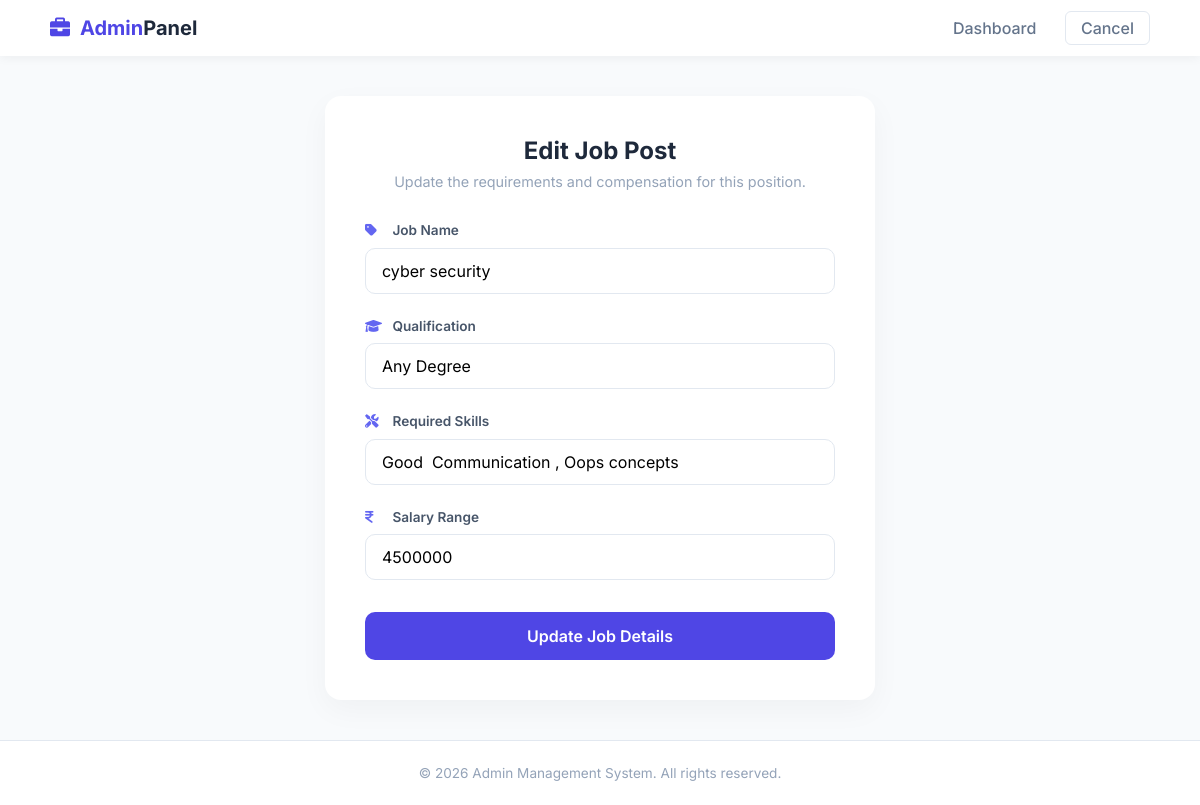
Page /job_list_main_edit/3/ on the committed database.
### final_app/models.py (models this page shows, shortened)
class addjob(models.Model):
     admin = models.ForeignKey(adminmodel, on_delete=models.CASCADE, related_name='posted_jobs', null=True)
     job_name=models.CharField(max_length=200)
     job_salary=models.IntegerField()
     job_skill=models.CharField(max_length=520)
     job_qualification=models.CharField(max_length=200,null=True)

### final_app/views.py (the view)
# urls.py: path('job_list_main_edit/<int:pk>/',views.job_list_main_edit,name='job_list_main_edit'),
def job_list_main_edit(request,pk):
    ad=addjob.objects.get(id=pk)
    return render (request,'job_list_main_edit.html',{'a':ad}  )

### final_app/templates/job_list_main_edit.html (shortened to what this page needs)
<!DOCTYPE html>
<html lang="en">
<head>
    {% load static %}
    <link rel="stylesheet" href="{% static 'css/job_list_main_edit_load.css' %}">
    <link rel="stylesheet" href="https://cdnjs.cloudflare.com/ajax/libs/font-awesome/6.0.0/css/all.min.css">
</head>
<body>
    <header class="main-header">
        <div class="header-container">
            <div class="logo">
                <i class="fas fa-briefcase"></i>
                <span>Admin<span>Panel</span></span>
            </div>
            <nav>
                <a href="{% url 'main_admin' %}">Dashboard</a>
                <a href="javascript:history.back()" class="back-btn">Cancel</a>
            </nav>
        </div>
    </header>
    <main class="content-wrapper">
        <div class="edit-card">
            <div class="card-title">
                <h2>Edit Job Post</h2>
                <p>Update the requirements and compensation for this position.</p>
            </div>
            <form action="{% url 'job_list_main_edit_load' a.id %}" method="post">
                <div class="form-group">
                    <label><i class="fas fa-tag"></i> Job Name</label>
                    <input type="text" name="name" value="{{a.job_name}}" placeholder="e.g. Software Engineer" required>
                </div>
                <div class="form-group">
                    <label><i class="fas fa-graduation-cap"></i> Qualification</label>
                    <input type="text" name="quali" value="{{a.job_qualification}}" placeholder="e.g. B.Tech / MCA" required>
                </div>
                <div class="form-group">
                    <label><i class="fas fa-tools"></i> Required Skills</label>
                    <input type="text" name="skill" value="{{a.job_skill}}" placeholder="e.g. Python, Django, React" required>
                </div>
                <div class="form-group">
                    <label><i class="fas fa-indian-rupee-sign"></i> Salary Range</label>
                    <input type="text" name="salary" value="{{a.job_salary}}" placeholder="e.g. 5LPA - 8LPA" required>
                </div>
                <div class="form-actions">
                    <button type="submit" class="btn-done">Update Job Details</button>
                </div>
            </form>
        </div>
    </main>
    <footer class="main-footer">
        <p>&copy; 2026 Admin Management System. All rights reserved.</p>
    </footer>
</body>
</html>

### static/css/job_list_main_edit_load.css (style rules this page uses)
* { margin: 0; padding: 0; box-sizing: border-box; font-family: 'Inter', sans-serif; }
body { background-color: #f8fafc; display: flex; flex-direction: column; min-height: 100vh; color: #334155; }
.main-header { background: #ffffff; padding: 1rem 2rem; box-shadow: 0 2px 10px rgba(0,0,0,0.05); position: sticky; top: 0; z-index: 1000; }
.header-container { max-width: 1100px; margin: 0 auto; display: flex; justify-content: space-between; align-items: center; }
.logo { font-size: 1.25rem; font-weight: 700; color: #4f46e5; display: flex; align-items: center; gap: 10px; }
.logo span span { color: #1e293b; }
nav a { text-decoration: none; color: #64748b; font-weight: 500; margin-left: 1.5rem; transition: color 0.3s; }
.back-btn { border: 1px solid #e2e8f0; padding: 6px 15px; border-radius: 6px; }
.content-wrapper { flex: 1; display: flex; justify-content: center; align-items: center; padding: 40px 20px; }
.edit-card { background: #ffffff; width: 100%; max-width: 550px; padding: 2.5rem; border-radius: 16px; box-shadow: 0 10px 30px rgba(0, 0, 0, 0.04); }
.card-title { margin-bottom: 2rem; text-align: center; }
.card-title h2 { font-size: 1.5rem; color: #1e293b; margin-bottom: 0.5rem; }
.card-title p { color: #94a3b8; font-size: 0.9rem; }
.form-group { margin-bottom: 1.5rem; }
.form-group label { display: block; margin-bottom: 0.6rem; font-weight: 600; font-size: 0.85rem; color: #475569; }
.form-group label i { margin-right: 8px; color: #6366f1; width: 16px; }
.form-group input { width: 100%; padding: 12px 16px; border: 1.5px solid #e2e8f0; border-radius: 10px; font-size: 1rem; transition: all 0.3s; }
.form-actions { margin-top: 2rem; }
.btn-done { width: 100%; background: #4f46e5; color: white; padding: 14px; border: none; border-radius: 10px; font-size: 1rem; font-weight: 600; cursor: pointer; transition: background 0.3s, transform 0.2s; }
.main-footer { background: #ffffff; text-align: center; padding: 1.5rem; border-top: 1px solid #e2e8f0; color: #94a3b8; font-size: 0.85rem; }

### rows in the picture
addjob: name "cyber security", quali "Any Degree", skill "Good Communication , Oops concepts", salary "4500000"
